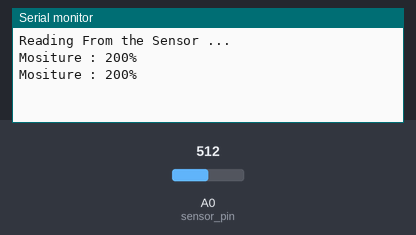
Recording of a sketch running on a simulated Arduino Uno, built with avr-gcc and run on an emulated ATmega328P. On the bench: the last lines printed to the serial monitor. The inputs (shaded band) are chosen by the test bench; at power-on: A0 (sensor_pin) = 512.

Above: at 3.2 s.
3.3 s: A0 (sensor_pin) set to 716
At 4.6 s:
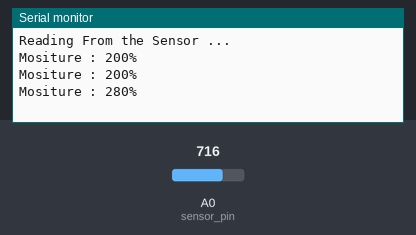
4.8 s: A0 (sensor_pin) set to 900
At 5.8 s:
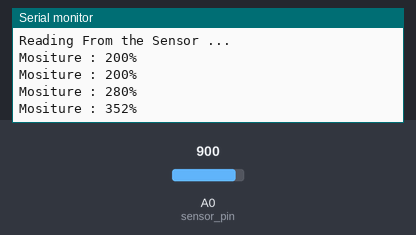
Timing chart, 0 to 7.8 s (numbered marks = the images above; inputs shaded):
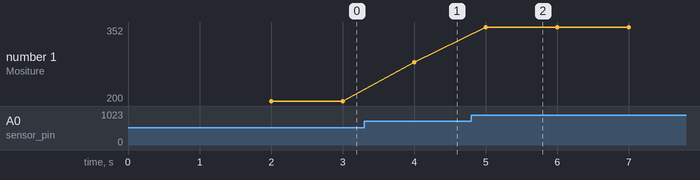

The sketch:

sketch_jan05a_SOIL_Moisture_Sensor_Analog.ino
```cpp
int sensor_pin = A0;

int output_value ;

void setup() {

  Serial.begin(9600);

  Serial.println("Reading From the Sensor ...");

  delay(2000);

}

void loop() {

  output_value = analogRead(sensor_pin);

  output_value = map(output_value, 0, 255, 0, 100); // map(value, fromLow, fromHigh, toLow, toHigh)

  Serial.print("Mositure : ");

  Serial.print(output_value);

  Serial.println("%");

  delay(1000);

}
```

Measured:
- after the input at 3.3 s, the serial monitor: prints a new line after 0.70 s (image 1)
- after the input at 4.8 s, the serial monitor: prints a new line after 0.20 s (image 2)
- plotted number 1: 200 → 280 after the input at 3.3 s, 280 → 352 after the input at 4.8 s
